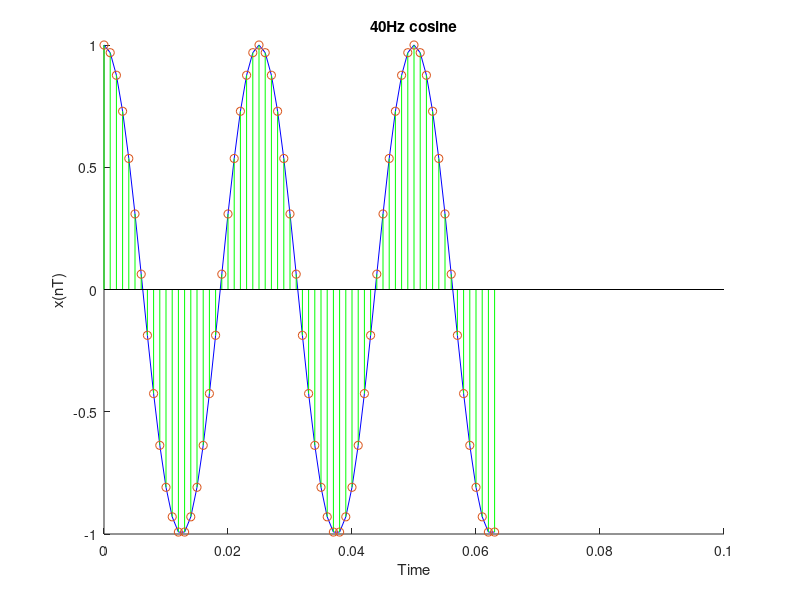

Write the MATLAB code that produced this figure.
 
%generate a 40hz cosine wave

%
N=64;  
%N1=64;           %64 data points
fs=1000;
%fs1=10000;              %1 KHZ sampling frequency
%T1=1/fs1;
T=1/fs;     %sample period
f=40;       %signal frequency in Hz
%n1=0:N1-1;
n=0:N-1;    %discrete time vector
axis([0 0.1 -1 1]);
x= cos(2*pi*f*n*T); 
%y= cos(2*pi*f*n1*T1);                  %signal defination
%plot the signal against time
hold on;
plot(n*T,x,'Color','blue');
stem(n*T,x,'color','green');
%plot(n1*T1,y,'color','red');
%stem(n1*T1,y,'color','yellow');
title('40Hz cosine')
xlabel('Time')
ylabel('x(nT)')
%soundsc(interp(x,8),8*fs);
